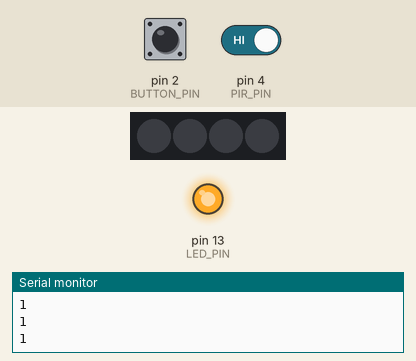
This sketch was run on a simulated Arduino Uno, built with avr-gcc and run on an emulated ATmega328P. Parts: 4 RGB LEDs in strip order, left to right, output pins drawn as LEDs (lit = HIGH), the last lines printed to the serial monitor. Inputs (shaded band) come from the test bench; at power-on: pin 4 (PIR_PIN) HIGH, pin 2 (BUTTON_PIN) HIGH. Dim RGB values are drawn brighter than linear; sleep ends after the set time or at an interrupt.

Above: at 1.2 s.
1.3 s: pin 4 (PIR_PIN) driven LOW
At 2.6 s:
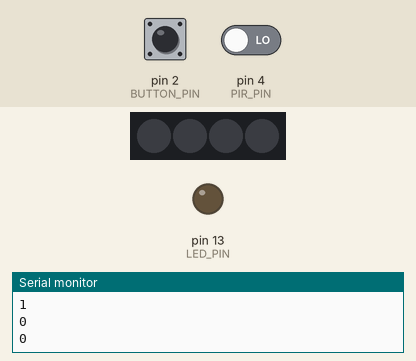
3.5 s: pin 2 (BUTTON_PIN) pulled LOW for 1 s
At 5.4 s:
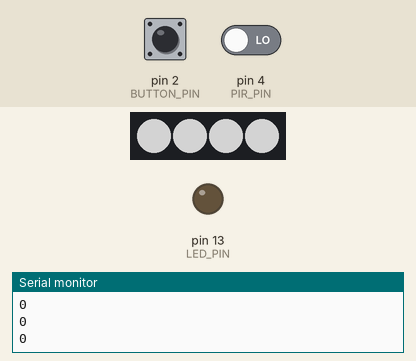
6.0 s: pin 4 (PIR_PIN) driven HIGH
At 7.4 s:
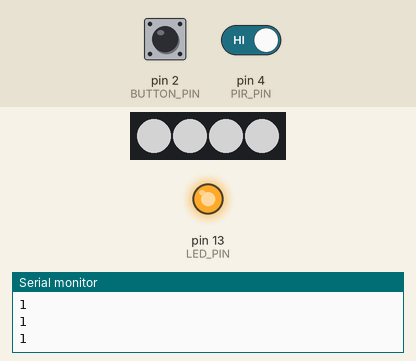
7.7 s: pin 2 (BUTTON_PIN) pulled LOW for 3.2 s
At 8.4 s:
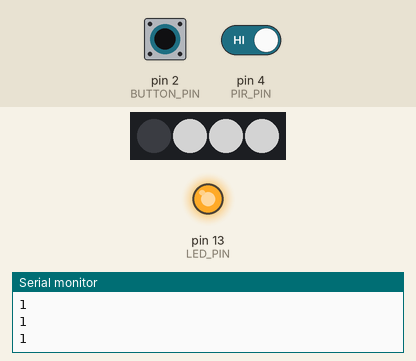
Timing chart, 0 to 10.7 s (numbered marks = the images above; inputs shaded):
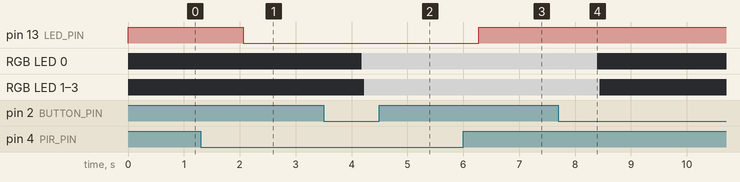

The sketch:

irLED.ino
```cpp
#include <Adafruit_NeoPixel.h>
#ifdef __AVR__
#include <avr/power.h>
#endif
#include <avr/sleep.h>                  // スリープライブラリ
#include <avr/wdt.h>                    // ウォッチドッグタイマー ライブラリ

#define BUTTON_PIN 2
#define LED_PIN 13  // debug
#define PIXEL_PIN 6 //tapeLEDPin
#define PIXEL_COUNT 4 //tapeLED Count
#define PIR_PIN 4
#define PIXEL_UPDATE_TIME 10
#define SERIAL_SPEED 9600

Adafruit_NeoPixel strip(PIXEL_COUNT, PIXEL_PIN, NEO_GRB + NEO_KHZ800);

int buttonState = 0;
boolean mode = 0;
boolean oldState = HIGH;
boolean _oldState = HIGH;

void setup() {
  pinMode(LED_PIN, OUTPUT);
  pinMode(BUTTON_PIN, INPUT_PULLUP);
  pinMode(PIR_PIN, INPUT);
  // Initialize NeoPixel
  strip.begin();
  strip.show();

  Serial.begin(SERIAL_SPEED);
}

void loop() {
  buttonState = digitalRead(PIR_PIN);
  Serial.println(digitalRead(PIR_PIN));

  switchLedPin();
  switchButtonTapeLed();
  switchIrTapeLed();
  Serial.println(digitalRead(PIR_PIN));
  delayWDT2(6);
}

void switchLedPin() {
  digitalWrite(LED_PIN, buttonState);
}

int swLEDColor(boolean s) {
  if (s) {
    return 127;
  } else {
    return 0;
  }
}

void switchIrTapeLed() {
  boolean _nowState = digitalRead(PIR_PIN);
  if (_nowState != _oldState ) {
    mode = _nowState;
    colorWipe(strip.Color(swLEDColor(mode), swLEDColor(mode), swLEDColor(mode)), PIXEL_UPDATE_TIME);
    mode = !mode;
  }
  _oldState = digitalRead(PIR_PIN);
}

void switchButtonTapeLed() {
  boolean newState = digitalRead(BUTTON_PIN);
  if ((newState == LOW) && (oldState == HIGH)) {
    delay(20);
    newState = digitalRead(BUTTON_PIN);
    if (newState == LOW) {
      colorWipe(strip.Color(swLEDColor(mode), swLEDColor(mode), swLEDColor(mode)), PIXEL_UPDATE_TIME);
      mode = !mode;
    }
  }
  oldState = newState;
}

void colorWipe(uint32_t color, int wait) {
  for (int i = 0; i < strip.numPixels(); i++) {
    strip.setPixelColor(i, color);
    strip.show();
    delay(wait);
  }
}


// ここから下を全て使う
void delayWDT2(unsigned long t) {       // パワーダウンモードでdelayを実行
  Serial.flush();                       // シリアルバッファが空になるまで待つ
  delayWDT_setup(t);                    // ウォッチドッグタイマー割り込み条件設定

  // ADCを停止（消費電流 147→27μA）
  ADCSRA &= ~(1 << ADEN);

  set_sleep_mode(SLEEP_MODE_PWR_DOWN);  // パワーダウンモード指定
  sleep_enable();

  // BODを停止（消費電流 27→6.5μA）
  MCUCR |= (1 << BODSE) | (1 << BODS);   // MCUCRのBODSとBODSEに1をセット
  MCUCR = (MCUCR & ~(1 << BODSE)) | (1 << BODS);  // すぐに（4クロック以内）BODSSEを0, BODSを1に設定

  asm("sleep");                         // 3クロック以内にスリープ sleep_mode();では間に合わなかった

  sleep_disable();                      // WDTがタイムアップでここから動作再開
  ADCSRA |= (1 << ADEN);                // ADCの電源をON（BODはハードウエアで自動再開される）
}

void delayWDT_setup(unsigned int ii) {  // ウォッチドッグタイマーをセット。
  // 引数はWDTCSRにセットするWDP0-WDP3の値。設定値と動作時間は概略下記
  // 0=16ms, 1=32ms, 2=64ms, 3=128ms, 4=250ms, 5=500ms
  // 6=1sec, 7=2sec, 8=4sec, 9=8sec
  byte bb;
  if (ii > 9 ) {                        // 変な値を排除
    ii = 9;
  }
  bb = ii & 7;                          // 下位3ビットをbbに
  if (ii > 7) {                         // 7以上（7.8,9）なら
    bb |= (1 << 5);                     // bbの5ビット目(WDP3)を1にする
  }
  bb |= ( 1 << WDCE );

  MCUSR &= ~(1 << WDRF);                // MCU Status Reg. Watchdog Reset Flag ->0
  // start timed sequence
  WDTCSR |= (1 << WDCE) | (1 << WDE);   // ウォッチドッグ変更許可（WDCEは4サイクルで自動リセット）
  // set new watchdog timeout value
  WDTCSR = bb;                          // 制御レジスタを設定
  WDTCSR |= _BV(WDIE);
}

ISR(WDT_vect) {                         // WDTがタイムアップした時に実行される処理
  //  wdt_cycle++;                      // 必要ならコメントアウトを外す
}
```

Measured:
- after the input at 1.3 s, pin 13 (LED_PIN): HIGH → LOW after 0.76 s
- after the input at 3.5 s, RGB LED 0: off → RGB(127, 127, 127) after 0.68 s; RGB LED 1–3: off → RGB(127, 127, 127) after 0.72 s
- after the input at 6.0 s, pin 13 (LED_PIN): LOW → HIGH after 0.28 s
- after the input at 7.7 s, RGB LED 0: RGB(127, 127, 127) → off after 0.70 s; RGB LED 1–3: RGB(127, 127, 127) → off after 0.74 s
